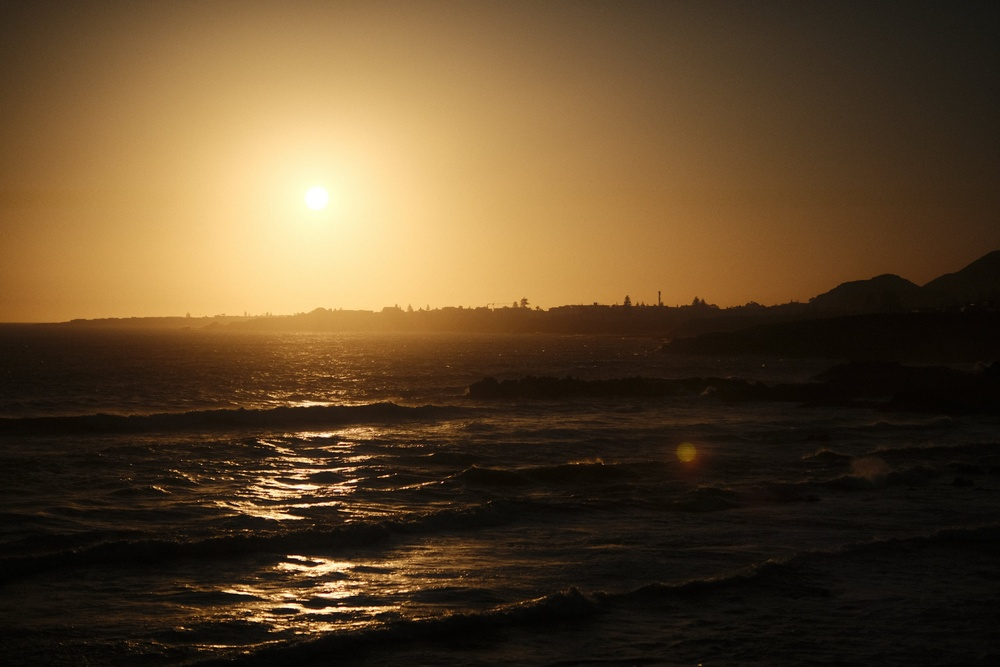
#> input picture Software/dice_reference_compression/pyqt/img9.jpg, 1000 x 667 px, shrunk from 4096 x 2731 before the run
$ python john_compression.py img9.jpg   (older library calls are emulated)
#> lines starting #> are read from the running program, lines starting #| are printed output that depends on the picture
import sys
import numpy as np
from PIL import Image
import matplotlib.pyplot as plt
from matplotlib.widgets import TextBox
import matplotlib.gridspec as gridspec
import cv2
from numba import jit
from skimage.metrics import structural_similarity as ssim
from multiprocessing import Process, Queue, Pool
import multiprocessing as mp

# Magic Matrix - DONT FUCKIN TOUCH!
Q = np.array([
    [16, 8, 8, 8, 32, 32, 64, 32],
    [8, 8, 8, 8, 16, 32, 64, 16],
    [16, 8, 16, 16, 64, 64, 64, 32],
    [8, 8, 16, 16, 32, 32, 64, 16],
    [16, 16, 32, 32, 64, 64, 128, 32],
    [16, 16, 32, 16, 64, 64, 128, 32],
    [64, 64, 128, 64, 128, 128, 128, 64],
    [32, 32, 64, 32, 64, 32, 64, 32]
], dtype=np.float32)

# Another Magic Matrix - DONT FUCKIN TOUCH!
T = np.array([
    [1, 1, 1, 1, 1, 1, 1, 1],
    [1, 1, 0, 0, 0, 0, -1, -1],
    [1, 1, -1, -1, -1, -1, 1, 1],
    [0, 0, -1, 0, 0, 1, 0, 0],
    [1, -1, -1, 1, 1, -1, -1, 1],
    [1, -1, 0, 0, 0, 0, 1, -1],
    [1, -1, 1, -1, -1, 1, -1, 1],
    [0, 0, 0, -1, 1, 0, 0, 0]
])

D_values = np.array([0.3536, 0.5, 0.3536, 0.7071, 0.3536, 0.5, 0.3536, 0.7071])
D = np.diag(D_values)

# How about one more Magic Matrix - DONT FUCKIN TOUCH!
Qd = np.array([
    [2, 2, 1, 4, 4, 8, 16, 32],
    [2, 4, 2, 8, 4, 16, 8, 16],
    [2, 2, 2, 8, 4, 8, 8, 16],
    [4, 8, 4, 16, 16, 32, 16, 32],
    [2, 4, 4, 16, 32, 16, 16, 16],
    [4, 8, 16, 16, 16, 32, 16, 32],
    [8, 8, 16, 32, 32, 32, 16, 32],
    [16, 32, 32, 32, 32, 32, 32, 32]
], dtype=np.float32)


@jit(nopython=True)
def dct_1d(x):

    # Layer 1
    x1n = np.array([x[0]+x[7], x[1]+x[6], x[2]+x[5], x[3]+x[4], -x[4]+x[3], -x[5]+x[2], -x[6]+x[1], -x[7]+x[0]])

    # Layer 2
    x2n = np.array([x1n[0]+x1n[3], x1n[1]+x1n[2], -x1n[2]+x1n[1], -x1n[3]+x1n[0], -x1n[4], -x1n[5], x1n[6]+x1n[7], x1n[7]-x1n[6]])

    # Layer 3
    x3n = np.array([x2n[0]+x2n[1], -x2n[1]+x2n[0], x2n[2]+x2n[3], x2n[3]-x2n[2], x2n[4], x2n[5], x2n[6], x2n[7]])

    # reorder x3n
    x4n = [x3n[0], x3n[6], x3n[2], x3n[5], x3n[1], x3n[7], x3n[3], x3n[4]]

    return x4n


def idct(dct_input, k):
    Qdnew = Qd * k

    Mdequantized = np.rint(dct_input * Qdnew)  # Element-wise multiplication

    B = Mdequantized

    # Calculate final output (equivalent to MATLAB: Xout = clip(round(T' * B * T), 0, 255))
    final_out = T.T @ B @ T
    Xout = np.clip(np.round(final_out), 0, 255)

    return Xout


@jit(nopython=True)
def right_shift_3(data):
    return np.array(data) / 8


def quantize(data, k):
    output = np.array(data) / (Q * k) # Element-wise division
    return output


def process_channel(channel_data):
    channel_array, k, channel_name = channel_data
    processed = process_channel_core(np.array(channel_array, dtype=np.float32), k)
    return (processed, channel_name)


def process_channel_core(channel_array, k=1):
    """Core processing logic moved to separate function"""
    h, w = channel_array.shape

    roi = []
    tiles = []
    dct_kernel_size = 8
    x_size = int(h / dct_kernel_size)
    y_size = int(w / dct_kernel_size)

    for i in range(x_size):
        row = []
        for j in range(y_size):
            roi = channel_array[i * 8:(i + 1) * 8, j * 8:(j + 1) * 8]
            row.append(roi)
        tiles.append(row)

    tiles = np.array(tiles)

    for tile_row in range(len(tiles)):
        for tile_col in range(len(tiles[0])):
            tile = tiles[tile_row][tile_col]

            # Forward DCT
            for col in range(dct_kernel_size):
                column = [tile[row][col] for row in range(8)]
                column = dct_1d(column)
                column = right_shift_3(column)
                for row in range(8):
                    tile[row][col] = column[row]

            for row in range(dct_kernel_size):
                row_list = tile[row]
                row_list = dct_1d(row_list)
                tile[row] = row_list

            tile = np.array(tile)
            tile = quantize(tile, k)
            tile = np.round(tile, 1)
            tile = idct(tile, k)
            tiles[tile_row][tile_col] = tile

    output = np.zeros((h, w))
    for i in range(tiles.shape[0]):
        for j in range(tiles.shape[1]):
            value = tiles[i][j]
            y_start = i * dct_kernel_size
            y_end = y_start + dct_kernel_size
            x_start = j * dct_kernel_size
            x_end = x_start + dct_kernel_size
            output[y_start:y_end, x_start:x_end] = value

    output = np.clip(output, 0, 255)
    output = output.astype(np.uint8)
    return output


def process_color_image(image_path, k=1):
    # Read color image
#> called with image_path = 'img9.jpg', k = 1
    img = Image.open(image_path)
#> img is the input picture: PIL image 1000x667 RGB; mean R, G, B 92.9, 70.8, 42.5
    img_array = np.array(img)

    # RGB to YCrCb
    imgYCC = cv2.cvtColor(img_array, cv2.COLOR_RGB2YCrCb)
#> imgYCC: shape (667, 1000, 3); mean of channels 0, 1, 2 74.2, 141.4, 110.2
    Y = imgYCC[:, :, 0]
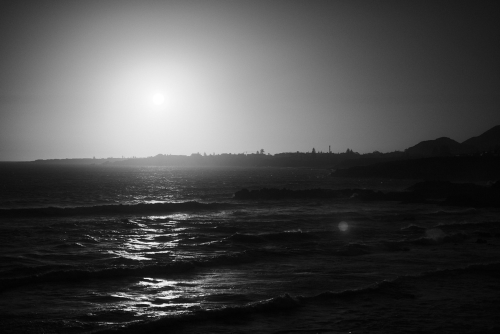
#> Y: shape (667, 1000) (shown at 1/2 size); min 0, max 255, mean 74.2
    Cr = imgYCC[:, :, 1]
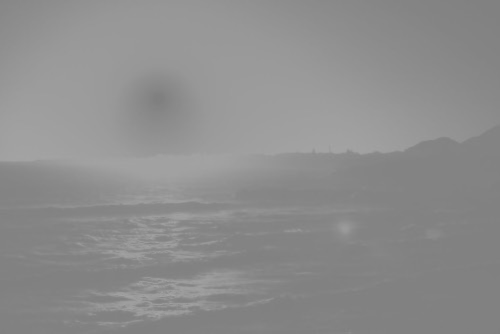
#> Cr: shape (667, 1000) (shown at 1/2 size); min 125, max 167, mean 141.4
    Cb = imgYCC[:, :, 2]
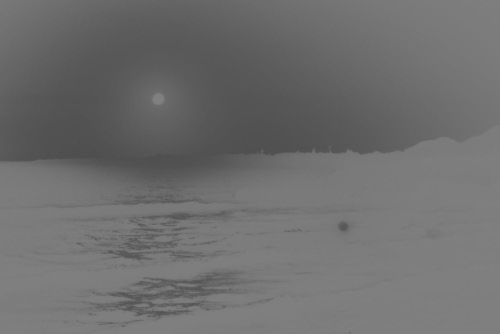
#> Cb: shape (667, 1000) (shown at 1/2 size); min 77, max 130, mean 110.2

    # Prepare channel data for parallel processing
    channel_data = [
        (Y, k, 'Y'),
        (Cr, k * 2, 'Cr'),
        (Cb, k * 2, 'Cb')
    ]

    # Process channels in parallel using Pool
    with Pool(processes=3) as pool:
        results = pool.map(process_channel, channel_data)
#> results = 3 items

    # Collect results
    processed_channels = {name: channel for channel, name in results}
#> processed_channels = 3 items

    # Merge channels
    imgprocessed = cv2.merge([
        processed_channels['Y'],
        processed_channels['Cr'],
        processed_channels['Cb']
    ])
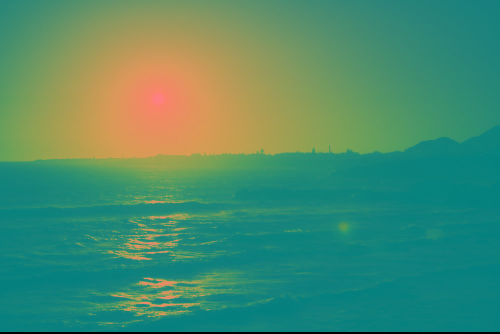
#> imgprocessed: shape (667, 1000, 3) (shown at 1/2 size); mean of channels 0, 1, 2 74.1, 140.8, 109.6; drawn as R, G, B

    # Convert back to RGB
    imgRGB = cv2.cvtColor(imgprocessed, cv2.COLOR_YCrCb2RGB)
    processed_r = imgRGB[:, :, 0]
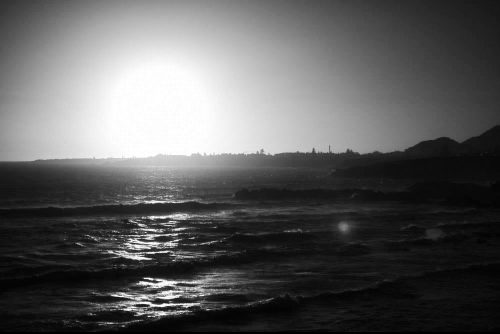
#> processed_r: shape (667, 1000) (shown at 1/2 size); min 0, max 255, mean 92.8
    processed_g = imgRGB[:, :, 1]
    processed_b = imgRGB[:, :, 2]
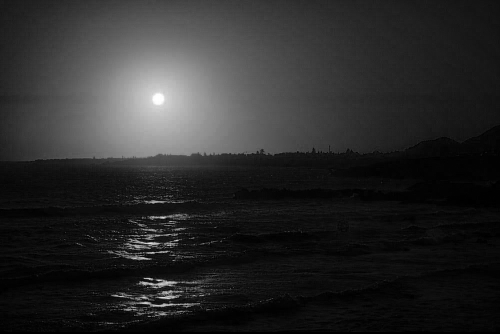
#> processed_b: shape (667, 1000) (shown at 1/2 size); min 0, max 255, mean 42.5

    # Calculate metrics
    psnr_value = calculate_psnr(img_array, imgRGB)
#> in calculate_psnr, `mse = np.mean((original - processed) ** 2)`: mse = 6.14
#> in calculate_psnr, `psnr = 20 * np.log10(max_pixel / np.sqrt(mse))`: psnr = 40.25
#> psnr_value = 40.25
    msssim_value = calculate_msssim(img_array, imgRGB)
#> msssim_value = 0.967

    return img_array, imgRGB, processed_r, processed_g, processed_b, psnr_value, msssim_value


def create_interactive_display(image_path):
    # Create figure with GridSpec - adjust to make room for metrics
    fig = plt.figure(figsize=(15, 12))
    gs = gridspec.GridSpec(4, 3, height_ratios=[1, 1, 0.2, 0.1])

    # Initial processing with k=1
    original, processed, r_channel, g_channel, b_channel, psnr, msssim = process_color_image(image_path, k=1)
#> psnr = 40.25; msssim = 0.967

    # Create subplots
    ax_orig = plt.subplot(gs[0, 0])
    ax_proc = plt.subplot(gs[1, 0])
    ax_r = plt.subplot(gs[0, 1])
    ax_g = plt.subplot(gs[0, 2])
    ax_b = plt.subplot(gs[1, 1])
    ax_metrics = plt.subplot(gs[2, :])  # New subplot for metrics
    ax_text = plt.subplot(gs[3, :])

    # Initial plots
    img_orig = ax_orig.imshow(original)
    img_proc = ax_proc.imshow(processed)
    img_r = ax_r.imshow(r_channel, cmap='Reds')
    img_g = ax_g.imshow(g_channel, cmap='Greens')
    img_b = ax_b.imshow(b_channel, cmap='Blues')

    # Set titles and remove axes
    ax_orig.set_title('Original Image')
    ax_proc.set_title('Processed Image')
    ax_r.set_title('Processed R Channel')
    ax_g.set_title('Processed G Channel')
    ax_b.set_title('Processed B Channel')

    for ax in [ax_orig, ax_proc, ax_r, ax_g, ax_b]:
        ax.axis('off')

    # Initialize metrics display
    ax_metrics.axis('off')
    metrics_text = ax_metrics.text(0.5, 0.5,
                                 f'PSNR: {psnr:.2f} dB\nMS-SSIM: {msssim:.4f}',
                                 horizontalalignment='center',
                                 verticalalignment='center',
                                 fontsize=12)

    # Remove axes from text box area but keep the space
    ax_text.axis('off')

    # Create text box
    text_box_ax = plt.axes([0.3, 0.05, 0.2, 0.03])
    text_box = TextBox(text_box_ax, 'Quantization factor (k): ', initial='1')

    # [26 lines left out: function update, not called in this run]

    text_box.on_submit(update)

    plt.tight_layout()
    plt.show()
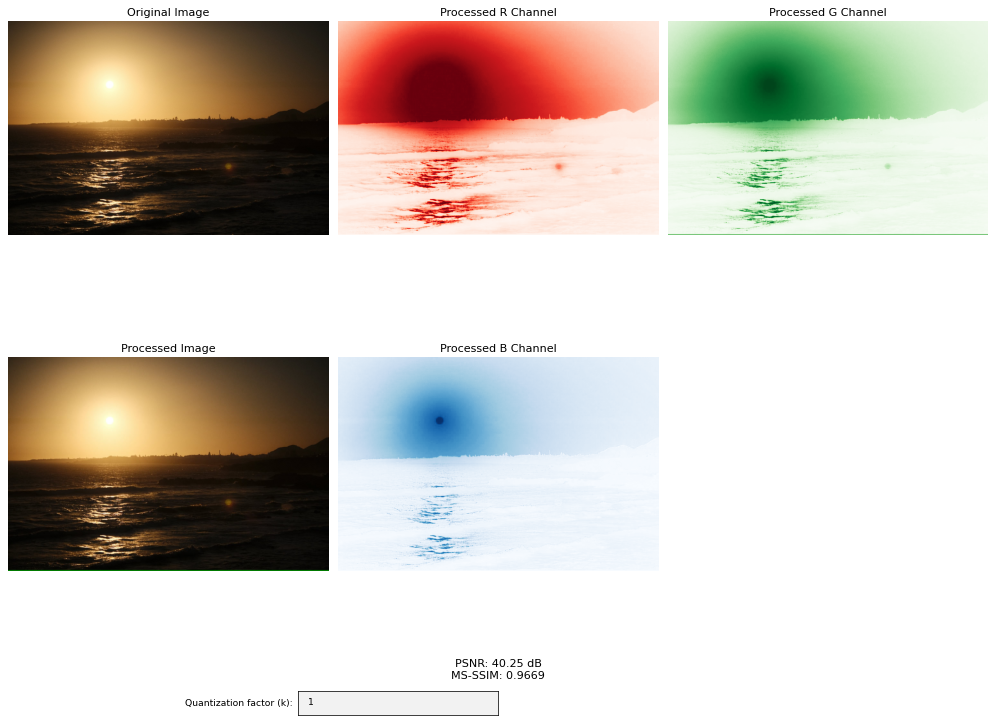
#> figure drawn by matplotlib, 6 panels


# [67 lines left out: functions save_4d_matrix, save_4d_matrix_to_csv, not called in this run]


def calculate_psnr(original, processed):
    """Calculate Peak Signal-to-Noise Ratio between two images"""
    mse = np.mean((original - processed) ** 2)
    if mse == 0:
        return float('inf')
    max_pixel = 255.0
    psnr = 20 * np.log10(max_pixel / np.sqrt(mse))
    return psnr


def calculate_msssim(original, processed):
    """Calculate Multi-Scale Structural Similarity Index"""
    # Convert to grayscale if RGB
    if len(original.shape) == 3:
        original_gray = cv2.cvtColor(original, cv2.COLOR_RGB2GRAY)
        processed_gray = cv2.cvtColor(processed, cv2.COLOR_RGB2GRAY)
    else:
        original_gray = original
        processed_gray = processed

    return ssim(original_gray, processed_gray, data_range=255, multichannel=False)


if __name__ == "__main__":
    if len(sys.argv) != 2:
        print("Enter File Path")
        sys.exit(1)
    mp.set_start_method('spawn')
    image_path = sys.argv[1]
    create_interactive_display(image_path)

$ run again, on Software/dice_reference_compression/pyqt/2048jpg.jpg
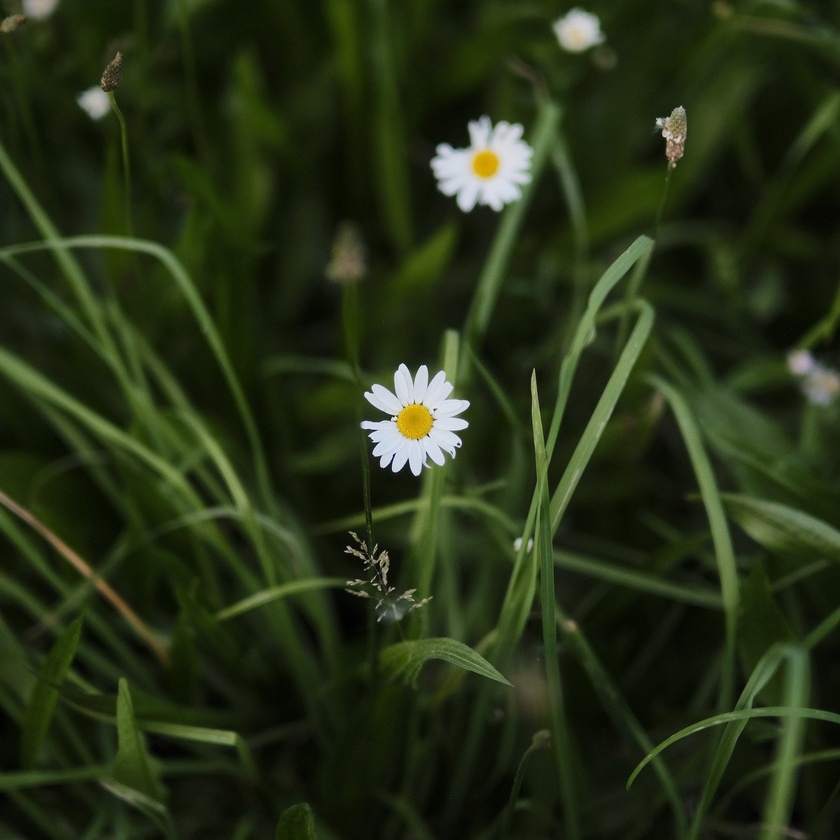
#> input picture Software/dice_reference_compression/pyqt/2048jpg.jpg, 840 x 840 px, shrunk from 2048 x 2048 before the run
#> in process_color_image, img is the input picture: PIL image 840x840 RGB; mean R, G, B 38.2, 49.1, 22.6
#> imgYCC: shape (840, 840, 3); mean of channels 0, 1, 2 42.8, 124.7, 116.6
#> in process_color_image, `Cr = imgYCC[:, :, 1]`:
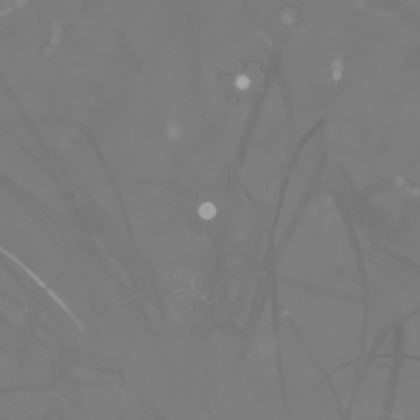
#> Cr: shape (840, 840) (shown at 1/2 size); min 115, max 166, mean 124.7
#> results = 3 items
#> in process_color_image, `processed_b = imgRGB[:, :, 2]`:
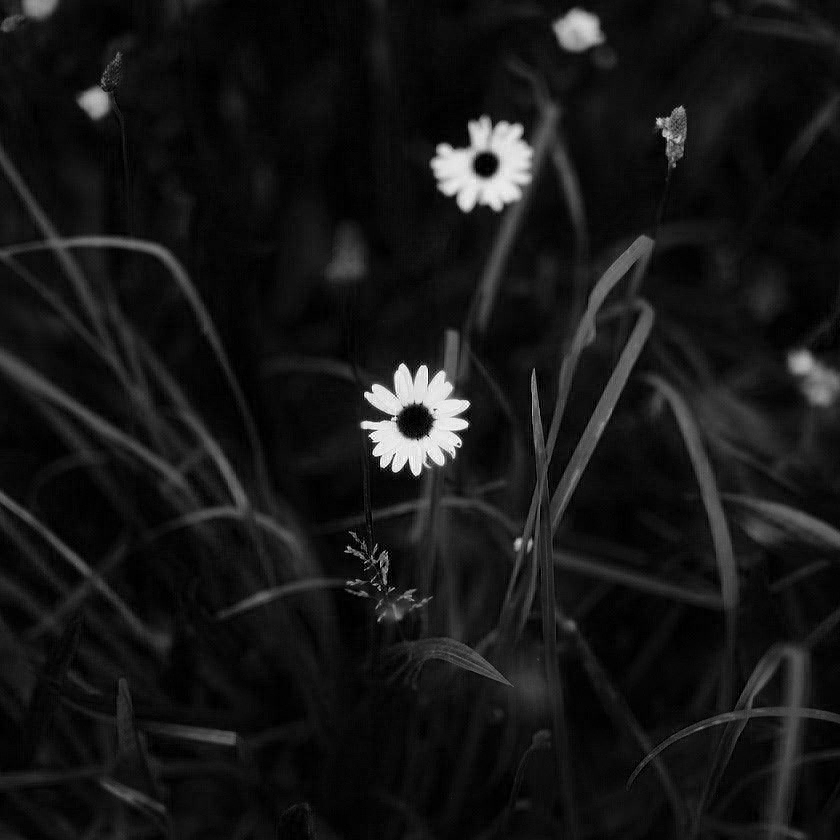
#> processed_b: shape (840, 840); min 0, max 255, mean 22.6
#> mse = 5.39
#> in calculate_psnr, `psnr = 20 * np.log10(max_pixel / np.sqrt(mse))`: psnr = 40.82
#> msssim_value = 0.972
#> in create_interactive_display, `original, processed, r_channel, g_channel, b_channel, psnr, msssim = p..`: psnr = 40.82; msssim = 0.972
